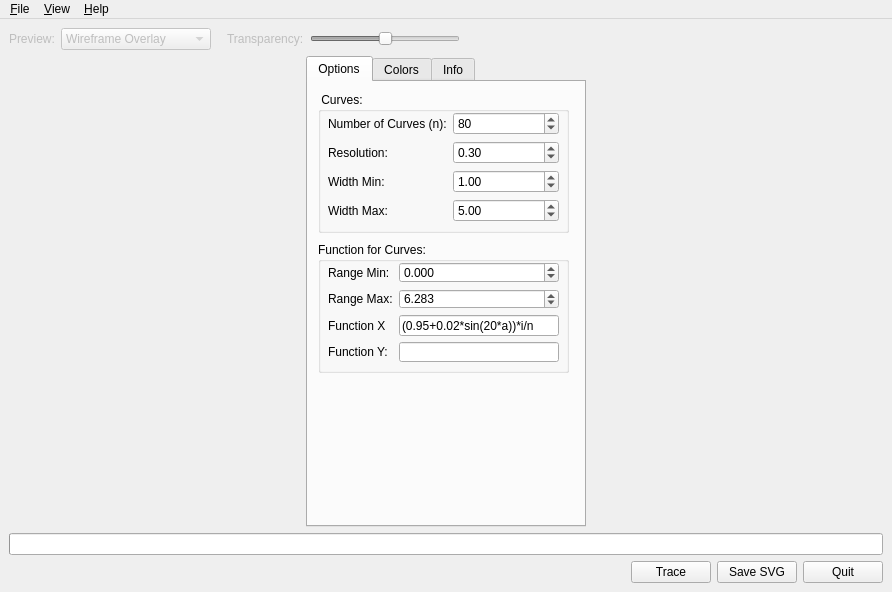
<?xml version="1.0" encoding="UTF-8"?>
<ui version="4.0">
 <class>MainWindow</class>
 <widget class="QMainWindow" name="MainWindow">
  <property name="geometry">
   <rect>
    <x>0</x>
    <y>0</y>
    <width>892</width>
    <height>592</height>
   </rect>
  </property>
  <property name="windowTitle">
   <string>ZebraTRACE</string>
  </property>
  <property name="windowIcon">
   <iconset resource="mainwindow_rc.qrc">
    <normaloff>:/image/images/zebra.png</normaloff>:/image/images/zebra.png</iconset>
  </property>
  <widget class="QWidget" name="centralwidget">
   <layout class="QVBoxLayout" name="verticalLayout">
    <property name="margin">
     <number>9</number>
    </property>
    <item>
     <widget class="QFrame" name="frame_3">
      <property name="enabled">
       <bool>false</bool>
      </property>
      <property name="frameShape">
       <enum>QFrame::NoFrame</enum>
      </property>
      <property name="frameShadow">
       <enum>QFrame::Raised</enum>
      </property>
      <layout class="QHBoxLayout" name="horizontalLayout_3">
       <property name="margin">
        <number>0</number>
       </property>
       <item>
        <widget class="QLabel" name="labelPreview">
         <property name="text">
          <string>Preview:</string>
         </property>
        </widget>
       </item>
       <item>
        <widget class="QComboBox" name="comboBoxPreview">
         <property name="minimumSize">
          <size>
           <width>150</width>
           <height>0</height>
          </size>
         </property>
         <property name="currentIndex">
          <number>1</number>
         </property>
         <item>
          <property name="text">
           <string>Large Preview</string>
          </property>
         </item>
         <item>
          <property name="text">
           <string>Wireframe Overlay</string>
          </property>
         </item>
        </widget>
       </item>
       <item>
        <spacer name="horizontalSpacer_3">
         <property name="orientation">
          <enum>Qt::Horizontal</enum>
         </property>
         <property name="sizeType">
          <enum>QSizePolicy::Minimum</enum>
         </property>
         <property name="sizeHint" stdset="0">
          <size>
           <width>10</width>
           <height>20</height>
          </size>
         </property>
        </spacer>
       </item>
       <item>
        <widget class="QLabel" name="labelTransparency">
         <property name="text">
          <string>Transparency:</string>
         </property>
        </widget>
       </item>
       <item>
        <widget class="QSlider" name="SliderTransparency">
         <property name="sizePolicy">
          <sizepolicy hsizetype="Expanding" vsizetype="Fixed">
           <horstretch>0</horstretch>
           <verstretch>0</verstretch>
          </sizepolicy>
         </property>
         <property name="minimumSize">
          <size>
           <width>150</width>
           <height>0</height>
          </size>
         </property>
         <property name="maximumSize">
          <size>
           <width>200</width>
           <height>16777215</height>
          </size>
         </property>
         <property name="maximum">
          <number>100</number>
         </property>
         <property name="value">
          <number>50</number>
         </property>
         <property name="orientation">
          <enum>Qt::Horizontal</enum>
         </property>
         <property name="invertedAppearance">
          <bool>false</bool>
         </property>
         <property name="invertedControls">
          <bool>false</bool>
         </property>
        </widget>
       </item>
       <item>
        <spacer name="horizontalSpacer">
         <property name="orientation">
          <enum>Qt::Horizontal</enum>
         </property>
         <property name="sizeType">
          <enum>QSizePolicy::Expanding</enum>
         </property>
         <property name="sizeHint" stdset="0">
          <size>
           <width>5</width>
           <height>20</height>
          </size>
         </property>
        </spacer>
       </item>
       <item>
        <spacer name="horizontalSpacer_2">
         <property name="orientation">
          <enum>Qt::Horizontal</enum>
         </property>
         <property name="sizeType">
          <enum>QSizePolicy::Fixed</enum>
         </property>
         <property name="sizeHint" stdset="0">
          <size>
           <width>289</width>
           <height>20</height>
          </size>
         </property>
        </spacer>
       </item>
      </layout>
      <zorder>comboBoxPreview</zorder>
      <zorder>SliderTransparency</zorder>
      <zorder>horizontalSpacer_2</zorder>
      <zorder>labelPreview</zorder>
      <zorder>labelTransparency</zorder>
      <zorder>horizontalSpacer</zorder>
      <zorder>horizontalSpacer_3</zorder>
     </widget>
    </item>
    <item>
     <layout class="QHBoxLayout" name="horizontalLayout">
      <item>
       <layout class="QHBoxLayout" name="horizontalLayoutContainer"/>
      </item>
      <item>
       <widget class="QTabWidget" name="tabWidget">
        <property name="sizePolicy">
         <sizepolicy hsizetype="Fixed" vsizetype="Expanding">
          <horstretch>0</horstretch>
          <verstretch>0</verstretch>
         </sizepolicy>
        </property>
        <property name="minimumSize">
         <size>
          <width>280</width>
          <height>0</height>
         </size>
        </property>
        <property name="tabPosition">
         <enum>QTabWidget::North</enum>
        </property>
        <property name="currentIndex">
         <number>0</number>
        </property>
        <property name="elideMode">
         <enum>Qt::ElideMiddle</enum>
        </property>
        <widget class="QWidget" name="tabOptions">
         <attribute name="title">
          <string>Options</string>
         </attribute>
         <widget class="QGroupBox" name="groupBox_2">
          <property name="geometry">
           <rect>
            <x>10</x>
            <y>10</y>
            <width>251</width>
            <height>141</height>
           </rect>
          </property>
          <property name="title">
           <string> Curves:</string>
          </property>
          <widget class="QWidget" name="layoutWidget">
           <property name="geometry">
            <rect>
             <x>10</x>
             <y>20</y>
             <width>231</width>
             <height>111</height>
            </rect>
           </property>
           <layout class="QGridLayout" name="gridLayout">
            <item row="0" column="0">
             <widget class="QLabel" name="label">
              <property name="text">
               <string>Number of Curves (n):</string>
              </property>
             </widget>
            </item>
            <item row="0" column="1">
             <widget class="QSpinBox" name="spinBoxCurves">
              <property name="minimum">
               <number>1</number>
              </property>
              <property name="maximum">
               <number>9999</number>
              </property>
              <property name="singleStep">
               <number>1</number>
              </property>
              <property name="value">
               <number>80</number>
              </property>
             </widget>
            </item>
            <item row="1" column="0">
             <widget class="QLabel" name="label_1">
              <property name="text">
               <string>Resolution:</string>
              </property>
             </widget>
            </item>
            <item row="1" column="1">
             <widget class="QDoubleSpinBox" name="doubleSpinBoxResolution">
              <property name="singleStep">
               <double>0.010000000000000</double>
              </property>
              <property name="value">
               <double>0.300000000000000</double>
              </property>
             </widget>
            </item>
            <item row="2" column="0">
             <widget class="QLabel" name="label_2">
              <property name="text">
               <string>Width Min:</string>
              </property>
             </widget>
            </item>
            <item row="2" column="1">
             <widget class="QDoubleSpinBox" name="doubleSpinBoxMin">
              <property name="maximum">
               <double>1000.000000000000000</double>
              </property>
              <property name="singleStep">
               <double>0.100000000000000</double>
              </property>
              <property name="value">
               <double>1.000000000000000</double>
              </property>
             </widget>
            </item>
            <item row="3" column="0">
             <widget class="QLabel" name="label_3">
              <property name="text">
               <string>Width Max:</string>
              </property>
             </widget>
            </item>
            <item row="3" column="1">
             <widget class="QDoubleSpinBox" name="doubleSpinBoxMax">
              <property name="maximum">
               <double>1000.000000000000000</double>
              </property>
              <property name="singleStep">
               <double>0.100000000000000</double>
              </property>
              <property name="value">
               <double>5.000000000000000</double>
              </property>
             </widget>
            </item>
           </layout>
          </widget>
         </widget>
         <widget class="QGroupBox" name="groupBox_3">
          <property name="geometry">
           <rect>
            <x>10</x>
            <y>160</y>
            <width>251</width>
            <height>131</height>
           </rect>
          </property>
          <property name="title">
           <string>Function for Curves:</string>
          </property>
          <widget class="QWidget" name="layoutWidget">
           <property name="geometry">
            <rect>
             <x>10</x>
             <y>20</y>
             <width>231</width>
             <height>100</height>
            </rect>
           </property>
           <layout class="QGridLayout" name="gridLayout_2">
            <item row="0" column="0">
             <widget class="QLabel" name="label_4">
              <property name="text">
               <string>Range Min:</string>
              </property>
             </widget>
            </item>
            <item row="0" column="1">
             <widget class="QDoubleSpinBox" name="doubleSpinBoxAlphaMin">
              <property name="decimals">
               <number>3</number>
              </property>
              <property name="minimum">
               <double>-1000.000000000000000</double>
              </property>
              <property name="maximum">
               <double>1000.000000000000000</double>
              </property>
              <property name="singleStep">
               <double>0.100000000000000</double>
              </property>
              <property name="value">
               <double>0.000000000000000</double>
              </property>
             </widget>
            </item>
            <item row="1" column="0">
             <widget class="QLabel" name="label_5">
              <property name="text">
               <string>Range Max:</string>
              </property>
             </widget>
            </item>
            <item row="1" column="1">
             <widget class="QDoubleSpinBox" name="doubleSpinBoxAlphaMax">
              <property name="decimals">
               <number>3</number>
              </property>
              <property name="minimum">
               <double>-1000.000000000000000</double>
              </property>
              <property name="maximum">
               <double>1000.000000000000000</double>
              </property>
              <property name="singleStep">
               <double>0.100000000000000</double>
              </property>
              <property name="value">
               <double>6.283000000000000</double>
              </property>
             </widget>
            </item>
            <item row="2" column="0">
             <widget class="QLabel" name="label_6">
              <property name="text">
               <string>Function X</string>
              </property>
             </widget>
            </item>
            <item row="2" column="1">
             <widget class="QLineEdit" name="lineEditX">
              <property name="text">
               <string>(0.95+0.02*sin(20*a))*i/n</string>
              </property>
             </widget>
            </item>
            <item row="3" column="0">
             <widget class="QLabel" name="label_7">
              <property name="text">
               <string>Function Y:</string>
              </property>
             </widget>
            </item>
            <item row="3" column="1">
             <widget class="QLineEdit" name="lineEditY">
              <property name="text">
               <string/>
              </property>
             </widget>
            </item>
           </layout>
          </widget>
         </widget>
        </widget>
        <widget class="QWidget" name="tabColors">
         <property name="enabled">
          <bool>false</bool>
         </property>
         <attribute name="title">
          <string>Colors</string>
         </attribute>
        </widget>
        <widget class="QWidget" name="tabInfo">
         <property name="enabled">
          <bool>false</bool>
         </property>
         <attribute name="title">
          <string>Info</string>
         </attribute>
        </widget>
       </widget>
      </item>
     </layout>
    </item>
    <item>
     <widget class="QProgressBar" name="progressBar">
      <property name="value">
       <number>0</number>
      </property>
      <property name="textVisible">
       <bool>false</bool>
      </property>
     </widget>
    </item>
    <item>
     <widget class="QFrame" name="frame">
      <property name="frameShape">
       <enum>QFrame::NoFrame</enum>
      </property>
      <property name="frameShadow">
       <enum>QFrame::Raised</enum>
      </property>
      <layout class="QHBoxLayout" name="horizontalLayout_2">
       <property name="margin">
        <number>0</number>
       </property>
       <item>
        <widget class="QFrame" name="frame_2">
         <property name="sizePolicy">
          <sizepolicy hsizetype="Minimum" vsizetype="Minimum">
           <horstretch>0</horstretch>
           <verstretch>0</verstretch>
          </sizepolicy>
         </property>
         <property name="frameShape">
          <enum>QFrame::NoFrame</enum>
         </property>
         <property name="frameShadow">
          <enum>QFrame::Raised</enum>
         </property>
         <layout class="QHBoxLayout">
          <property name="sizeConstraint">
           <enum>QLayout::SetMinimumSize</enum>
          </property>
          <property name="margin">
           <number>0</number>
          </property>
          <item>
           <spacer name="horizontalSpacer_4">
            <property name="orientation">
             <enum>Qt::Horizontal</enum>
            </property>
            <property name="sizeHint" stdset="0">
             <size>
              <width>40</width>
              <height>20</height>
             </size>
            </property>
           </spacer>
          </item>
          <item>
           <widget class="QPushButton" name="pushButtonTrace">
            <property name="text">
             <string>Trace</string>
            </property>
           </widget>
          </item>
          <item>
           <widget class="QPushButton" name="pushButtonSaveSVG">
            <property name="text">
             <string>Save SVG</string>
            </property>
           </widget>
          </item>
          <item>
           <widget class="QPushButton" name="pushButtonQuit">
            <property name="text">
             <string>Quit</string>
            </property>
           </widget>
          </item>
         </layout>
         <zorder>pushButtonSaveSVG</zorder>
         <zorder>pushButtonQuit</zorder>
         <zorder>pushButtonTrace</zorder>
        </widget>
       </item>
      </layout>
     </widget>
    </item>
   </layout>
   <zorder>progressBar</zorder>
   <zorder>frame</zorder>
   <zorder>frame_3</zorder>
  </widget>
  <widget class="QMenuBar" name="menubar">
   <property name="geometry">
    <rect>
     <x>0</x>
     <y>0</y>
     <width>892</width>
     <height>18</height>
    </rect>
   </property>
   <widget class="QMenu" name="menuFile">
    <property name="title">
     <string>&amp;File</string>
    </property>
    <addaction name="actionOpenBitmap"/>
    <addaction name="actionSaveSVG"/>
    <addaction name="separator"/>
    <addaction name="actionLoadPreset"/>
    <addaction name="actionSavePreset"/>
    <addaction name="separator"/>
    <addaction name="actionQuit"/>
   </widget>
   <widget class="QMenu" name="menuHelp">
    <property name="title">
     <string>&amp;Help</string>
    </property>
    <addaction name="actionAbout"/>
    <addaction name="actionAboutQt"/>
   </widget>
   <widget class="QMenu" name="menu_View">
    <property name="title">
     <string>&amp;View</string>
    </property>
    <addaction name="actionBackground"/>
    <addaction name="actionBorder"/>
   </widget>
   <addaction name="menuFile"/>
   <addaction name="menu_View"/>
   <addaction name="menuHelp"/>
  </widget>
  <action name="actionOpenBitmap">
   <property name="icon">
    <iconset>
     <normaloff/>
    </iconset>
   </property>
   <property name="text">
    <string>Open Bitmap...</string>
   </property>
   <property name="menuRole">
    <enum>QAction::NoRole</enum>
   </property>
  </action>
  <action name="actionSaveSVG">
   <property name="text">
    <string>Save SVG...</string>
   </property>
  </action>
  <action name="actionQuit">
   <property name="text">
    <string>Quit</string>
   </property>
   <property name="shortcut">
    <string>Ctrl+X</string>
   </property>
   <property name="menuRole">
    <enum>QAction::QuitRole</enum>
   </property>
  </action>
  <action name="actionAbout">
   <property name="text">
    <string>About...</string>
   </property>
   <property name="menuRole">
    <enum>QAction::AboutRole</enum>
   </property>
  </action>
  <action name="actionAboutQt">
   <property name="text">
    <string>About Qt</string>
   </property>
  </action>
  <action name="actionBackground">
   <property name="checkable">
    <bool>true</bool>
   </property>
   <property name="checked">
    <bool>true</bool>
   </property>
   <property name="text">
    <string>&amp;Background</string>
   </property>
  </action>
  <action name="actionBorder">
   <property name="checkable">
    <bool>true</bool>
   </property>
   <property name="checked">
    <bool>true</bool>
   </property>
   <property name="text">
    <string>Border &amp;Frame</string>
   </property>
  </action>
  <action name="actionLoadPreset">
   <property name="text">
    <string>Load Preset...</string>
   </property>
  </action>
  <action name="actionSavePreset">
   <property name="text">
    <string>Save Preset...</string>
   </property>
  </action>
 </widget>
 <tabstops>
  <tabstop>tabWidget</tabstop>
  <tabstop>spinBoxCurves</tabstop>
  <tabstop>doubleSpinBoxResolution</tabstop>
  <tabstop>doubleSpinBoxMin</tabstop>
  <tabstop>doubleSpinBoxMax</tabstop>
  <tabstop>doubleSpinBoxAlphaMin</tabstop>
  <tabstop>doubleSpinBoxAlphaMax</tabstop>
  <tabstop>lineEditX</tabstop>
  <tabstop>lineEditY</tabstop>
  <tabstop>pushButtonTrace</tabstop>
  <tabstop>pushButtonSaveSVG</tabstop>
  <tabstop>pushButtonQuit</tabstop>
  <tabstop>comboBoxPreview</tabstop>
  <tabstop>SliderTransparency</tabstop>
 </tabstops>
 <resources>
  <include location="mainwindow_rc.qrc"/>
 </resources>
 <connections/>
</ui>
